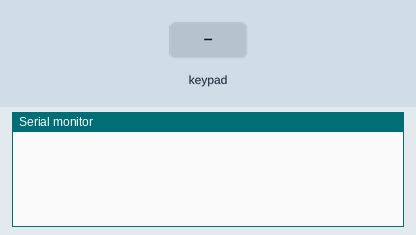
A program run on a simulated ESP32. On the bench: the last lines printed to the serial monitor. The test bench sets the inputs (shaded band).

Above: at 1.2 s.
1.3 s: key '1' pressed
At 2.2 s:
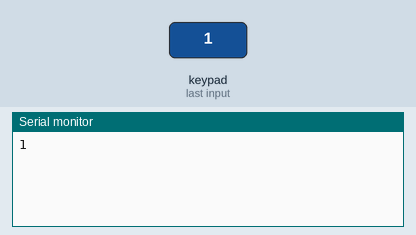
2.8 s: keypad keys 1 8 5 1 7 1 6 # pressed 0.4 s apart
At 6.6 s:
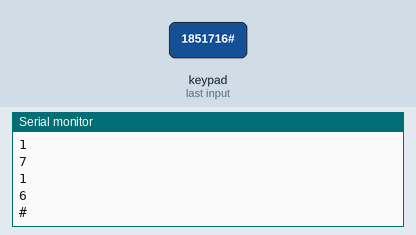
7.5 s: key 'A' pressed
At 8.2 s:
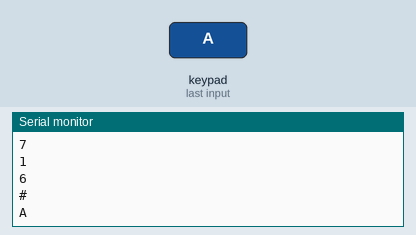
9.0 s: keypad keys 1 8 5 1 7 1 6 * pressed 0.4 s apart
At 12.6 s:
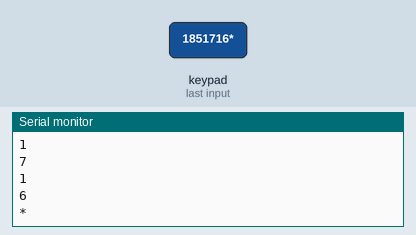
13.7 s: key 'B' pressed
At 14.9 s:
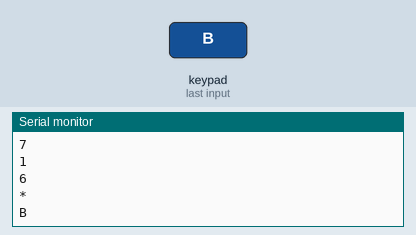
15.2 s: keypad keys 1 8 5 1 7 1 6 D pressed 0.4 s apart
At 18.7 s:
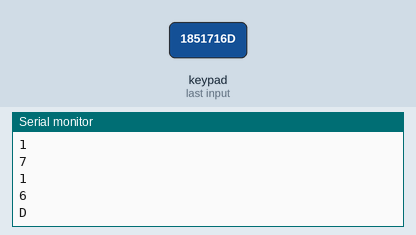
Timing chart, 0 to 20.2 s (numbered marks = the images above; inputs shaded):
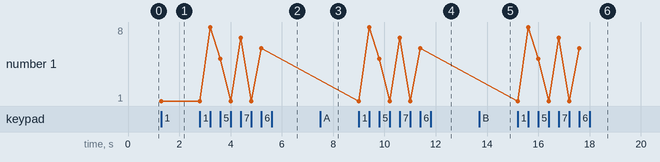

The program:

main.cpp
```cpp
/* @file HelloKeypad.pde
|| @version 1.0
|| @author Alexander Brevig
|| @contact alexanderbrevig@gmail.com
||
|| @description
|| | Demonstrates the simplest use of the matrix Keypad library.
|| #
*/
#include <Keypad.h>

const byte ROWS = 4; // four rows
const byte COLS = 4; // three columns
char keys[ROWS][COLS] = {{'1', '2', '3', 'A'},
                         {'4', '5', '6', 'B'},
                         {'7', '8', '9', 'C'},
                         {'*', '0', '#', 'D'}};
byte rowPins[ROWS] = {18, 5, 17,
                      16}; // connect to the row pinouts of the keypad
byte colPins[COLS] = {4, 0, 2,
                      15}; // connect to the column pinouts of the keypad

Keypad keypad = Keypad(makeKeymap(keys), rowPins, colPins, ROWS, COLS);

void setup() { Serial.begin(115200); }

void loop() {
  char key = keypad.getKey();

  if (key) {
    Serial.println(key);
  }
}
```

Measured:
- after the input at 1.3 s, the serial monitor: prints a new line at once (image 1)
- after the input at 2.8 s, the serial monitor: prints a new line after 0.41 s (image 2)
- after the input at 7.5 s, the serial monitor: prints a new line at once (image 3)
- after the input at 9.0 s, the serial monitor: prints a new line at once (image 4)
- after the input at 13.7 s, the serial monitor: prints a new line at once (image 5)
- after the input at 15.2 s, the serial monitor: prints a new line at once (image 6)
- plotted number 1: 1 → 6 after the input at 2.8 s
